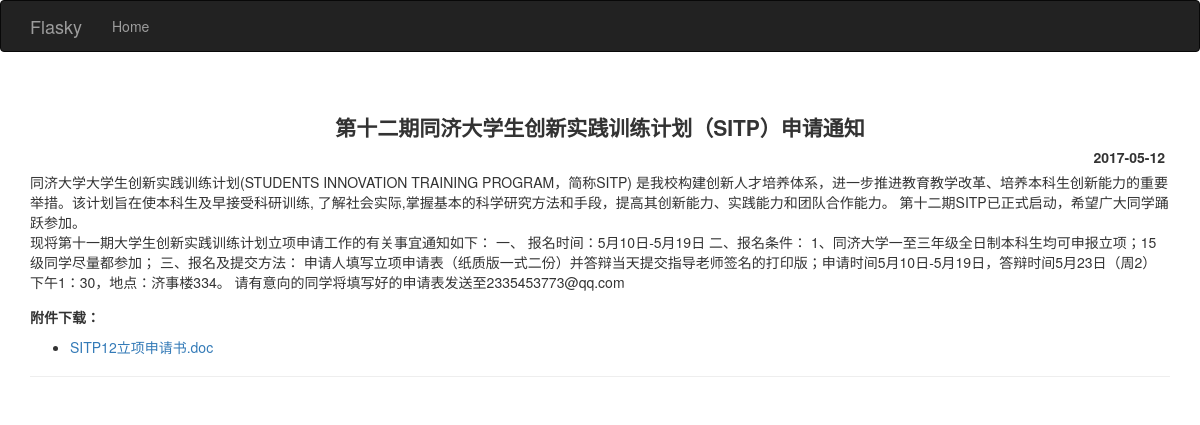
Screenshot of /new/21/ with the database file from the repository.
### hello.py (models this page shows, shortened)
class News(db.Model):
    __tablename__ = 'news'
    id = db.Column(db.Integer, primary_key=True)
    website=db.Column(db.String(10),index=True)
    title = db.Column(db.Text)
    date = db.Column(db.String(12))
    url = db.Column(db.Text,index=True)
    text = db.Column(db.Text)
    attachments = db.relationship('Attachments', backref='news', lazy='dynamic')

class Attachments(db.Model):
    __tablename__ = 'attachments'
    id = db.Column(db.Integer, primary_key=True)
    name =db.Column(db.Text)
    url=db.Column(db.Text)
    news_id = db.Column(db.Integer, db.ForeignKey('news.id'))

### hello.py (the view)
@app.route('/new/<int:id>/')
def detail_new(id):
    new=News.query.filter_by(id=id).first()
    if(new):
        return render_template('detail_new.html',new=new)
    else:
        return render_template('404.html')

### templates/detail_new.html (shortened to what this page needs)
{% extends "base.html" %}
{% block page_content %}
<div class="page-header">
    <div class="detail-new-title">{{ new.title }}</div>
    <div class="detail-new-date">{{ new.date }}</div>
    <div class="detail-new-body">
        {{ new.text|safe }}
    </div>
    <div class="detail-new-attachment">
        {% if new.attachments.count() != 0 %}
        <p>附件下载：</p>
        <ul>
            {% for attachment in new.attachments %}
            <li><a href="{{ attachment.url }}">{{ attachment.name }}</a></li>
            {% endfor %}
        </ul>
        {% endif %}
    </div>
</div>
{% endblock %}

### static/styles.css (style rules this page uses)
div.detail-new-date { text-align: right; font-weight: bold; margin:5px ; }
div.detail-new-title { font-weight: bold; text-align: center; font-size: 150%; }
div.detail-new-attachment p { margin-top:15px; font-weight: bold; }

### rows the page displays
News: title "第十二期同济大学生创新实践训练计划（SITP）申请通知", date "2017-05-12", text "同济大学大学生创新实践训练计划(STUDENTS INNOVATION TRAINING PROGRAM，简称SITP) 是我校构建创新人才培养体系，进一步推进教育教学改革、培养本科生创新能力的重要举措。该计划旨在使本科生及早接受科研训练, 了解社会实际,掌握基本的科学研究方法和手段，提高其创新能力、实践能力和团队合作能力。 第十二期SITP已正式启动，希望广大同学踊跃参加。 现将第十一期大学生创新实践训练计划立项申请工作的有关事宜通知如下： 一、 报名时间：5月10日-5月19日 二、报名条件： 1、同济大学一至三年级全日制本科生均可申报立项；15级同学尽量都参加； 三、报名及提交方法： 申请人填写立项申请表（纸质版一式二份）并答辩当天提交指导老师签名的打印版；申请时间5月10日-5月19日，答辩时间5月23日（周2）下午1：30，地点：济事楼334。 请有意向的同学将填写好的申请表发送至2335453773@qq.com"
Attachments: name "SITP12立项申请书.doc"
